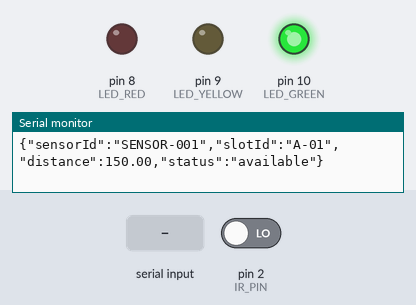
A sketch run on a simulated Arduino Uno, built with avr-gcc and run on an emulated ATmega328P. Parts: output pins drawn as LEDs (lit = HIGH), the last lines printed to the serial monitor. Inputs (shaded band) come from the test bench; at power-on: pin 2 (IR_PIN) LOW.

Above: at 2.0 s.
2.1 s: "RESERVE\n" received over Serial
At 3.0 s:
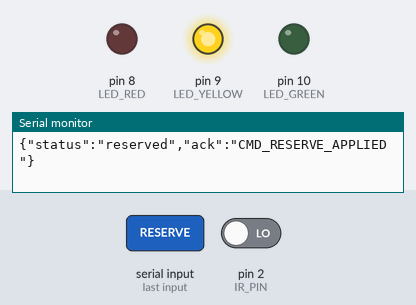
3.6 s: "AVAILABLE\n" received over Serial
At 4.1 s:
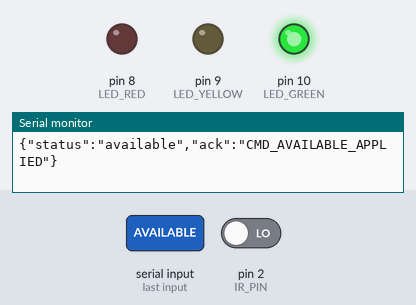
Timing chart, 0 to 6.6 s (numbered marks = the images above; inputs shaded):
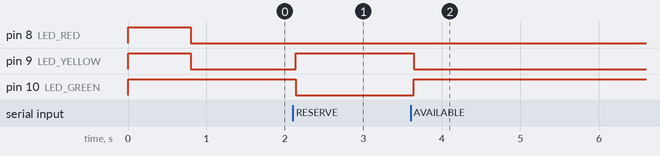

The sketch:

arduino_uno_parking.ino
```cpp
/*
 * ==============================================================================
 * Smart Parking Management System - Arduino Uno Firmware
 * ==============================================================================
 *
 * 🚦 Traffic Light LED Status Logic:
 *   1. 🟢 GREEN LED  -> Slot is EMPTY / AVAILABLE (Ready for Parking)
 *   2. 🟡 YELLOW LED -> Slot is RESERVED (Booked from Web Dashboard)
 *   3. 🔴 RED LED    -> Slot is OCCUPIED (Car Arrived & Parked)
 *
 * 📌 Hardware Pin Connections:
 *   - IR Obstacle Sensor:
 *       OUT  -> Arduino Digital Pin 2 (D2)
 *       VCC  -> Arduino 5V
 *       GND  -> Arduino GND
 *
 *   - Traffic Light LED Module:
 *       R (Red)    -> Arduino Digital Pin 8 (D8)   [OCCUPIED]
 *       Y (Yellow) -> Arduino Digital Pin 9 (D9)   [RESERVED]
 *       G (Green)  -> Arduino Digital Pin 10 (D10) [AVAILABLE]
 *       GND        -> Arduino GND
 * ==============================================================================
 */

// Pin Definitions
const int IR_PIN     = 2;   // IR Sensor OUT pin
const int LED_RED    = 8;   // Red LED (Occupied)
const int LED_YELLOW = 9;   // Yellow LED (Reserved)
const int LED_GREEN  = 10;  // Green LED (Available)

// Sensor and Slot Identifiers
const char* SENSOR_ID = "SENSOR-001";
const char* SLOT_ID   = "A-01";

// Timing Configuration
const unsigned long DEBOUNCE_DELAY_MS  = 5000; // 5-second continuous hold to confirm parking arrival/departure
const unsigned long HEARTBEAT_INTERVAL = 3000; // Send heartbeat reading every 3 seconds

// State Variables
bool isOccupied        = false;
bool isReserved        = false;
bool pendingOccupied   = false;
bool isVerifying       = false;
unsigned long verifyStartTime = 0;
unsigned long lastHeartbeatTime = 0;

// Helper to set LED states cleanly
void updateLeds() {
  if (isOccupied) {
    // 🔴 OCCUPIED: Red ON, Yellow & Green OFF
    digitalWrite(LED_RED, HIGH);
    digitalWrite(LED_YELLOW, LOW);
    digitalWrite(LED_GREEN, LOW);
  } else if (isReserved) {
    // 🟡 RESERVED: Yellow ON, Red & Green OFF
    digitalWrite(LED_RED, LOW);
    digitalWrite(LED_YELLOW, HIGH);
    digitalWrite(LED_GREEN, LOW);
  } else {
    // 🟢 AVAILABLE: Green ON, Red & Yellow OFF
    digitalWrite(LED_RED, LOW);
    digitalWrite(LED_YELLOW, LOW);
    digitalWrite(LED_GREEN, HIGH);
  }
}

// Send JSON telemetry to PC / Web Dashboard
void sendTelemetry(const char* statusStr, float distanceVal) {
  Serial.print("{\"sensorId\":\"");
  Serial.print(SENSOR_ID);
  Serial.print("\",\"slotId\":\"");
  Serial.print(SLOT_ID);
  Serial.print("\",\"distance\":");
  Serial.print(distanceVal);
  Serial.print(",\"status\":\"");
  Serial.print(statusStr);
  Serial.println("\"}");
}

void setup() {
  // Initialize Serial at 9600 baud
  Serial.begin(9600);
  Serial.setTimeout(50); // Fast non-blocking serial read

  pinMode(IR_PIN, INPUT);
  pinMode(LED_RED, OUTPUT);
  pinMode(LED_YELLOW, OUTPUT);
  pinMode(LED_GREEN, OUTPUT);

  // Initial LED Startup Self-Test
  digitalWrite(LED_RED, HIGH);
  digitalWrite(LED_YELLOW, HIGH);
  digitalWrite(LED_GREEN, HIGH);
  delay(800);

  // Set default state: GREEN (Available)
  isOccupied = false;
  isReserved = false;
  updateLeds();

  // Send startup state to server
  sendTelemetry("available", 150.0);
}

// Check for 2-Way Commands from Web Dashboard (Reserve / Free)
void checkIncomingCommands() {
  while (Serial.available() > 0) {
    String cmd = Serial.readStringUntil('\n');
    cmd.trim();
    cmd.toUpperCase();

    if (cmd.length() == 0) continue;

    if (cmd.indexOf("RESERVE") >= 0) {
      // 🟡 Web Dashboard booked the slot -> Turn YELLOW LED ON
      isReserved = true;
      isOccupied = false;
      updateLeds();
      Serial.println(F("{\"status\":\"reserved\",\"ack\":\"CMD_RESERVE_APPLIED\"}"));
    }
    else if (cmd.indexOf("AVAILABLE") >= 0) {
      // 🟢 Web Dashboard cancelled booking -> Turn GREEN LED ON
      isReserved = false;
      isOccupied = false;
      updateLeds();
      Serial.println(F("{\"status\":\"available\",\"ack\":\"CMD_AVAILABLE_APPLIED\"}"));
    }
  }
}

void loop() {
  // 1. Process 2-way commands from Web Dashboard
  checkIncomingCommands();

  // 2. Read IR Sensor (HIGH = Object/Car Detected, LOW = Empty/Clear)
  int rawRead = digitalRead(IR_PIN);
  bool rawOccupied = (rawRead == HIGH);

  unsigned long now = millis();

  // 3. Debounce / Stability Detection Logic
  if (rawOccupied != isOccupied) {
    if (!isVerifying || rawOccupied != pendingOccupied) {
      // New state change detected -> Start 3-second verification timer
      isVerifying = true;
      pendingOccupied = rawOccupied;
      verifyStartTime = now;
    } else {
      // Check if state remained constant for full debounce delay
      if (now - verifyStartTime >= DEBOUNCE_DELAY_MS) {
        isOccupied = pendingOccupied;
        isVerifying = false;

        if (isOccupied) {
          // 🚗 CAR ARRIVED & PARKED -> Red LED ON
          isReserved = false; // Clear reservation once parked
          updateLeds();
          sendTelemetry("occupied", 15.0);
        } else {
          // 🟢 CAR DEPARTED -> Green LED ON (Reservation Completed & Bay Free)
          isReserved = false;
          updateLeds();
          sendTelemetry("available", 150.0);
        }
        lastHeartbeatTime = now;
      }
    }
  } else {
    // If brief glitch occurred, cancel verification
    if (isVerifying) {
      isVerifying = false;
    }

    // Heartbeat every 3 seconds to keep Web Dashboard alive
    if (now - lastHeartbeatTime >= HEARTBEAT_INTERVAL) {
      lastHeartbeatTime = now;
      const char* currentStatus = isOccupied ? "occupied" : (isReserved ? "reserved" : "available");
      float currentDist = isOccupied ? 15.0 : 150.0;
      sendTelemetry(currentStatus, currentDist);
    }
  }

  delay(40);
}
```

Measured:
- after the input at 2.1 s, pin 9 (LED_YELLOW): LOW → HIGH at once; pin 10 (LED_GREEN): HIGH → LOW at once
- after the input at 3.6 s, pin 9 (LED_YELLOW): HIGH → LOW at once; pin 10 (LED_GREEN): LOW → HIGH at once
